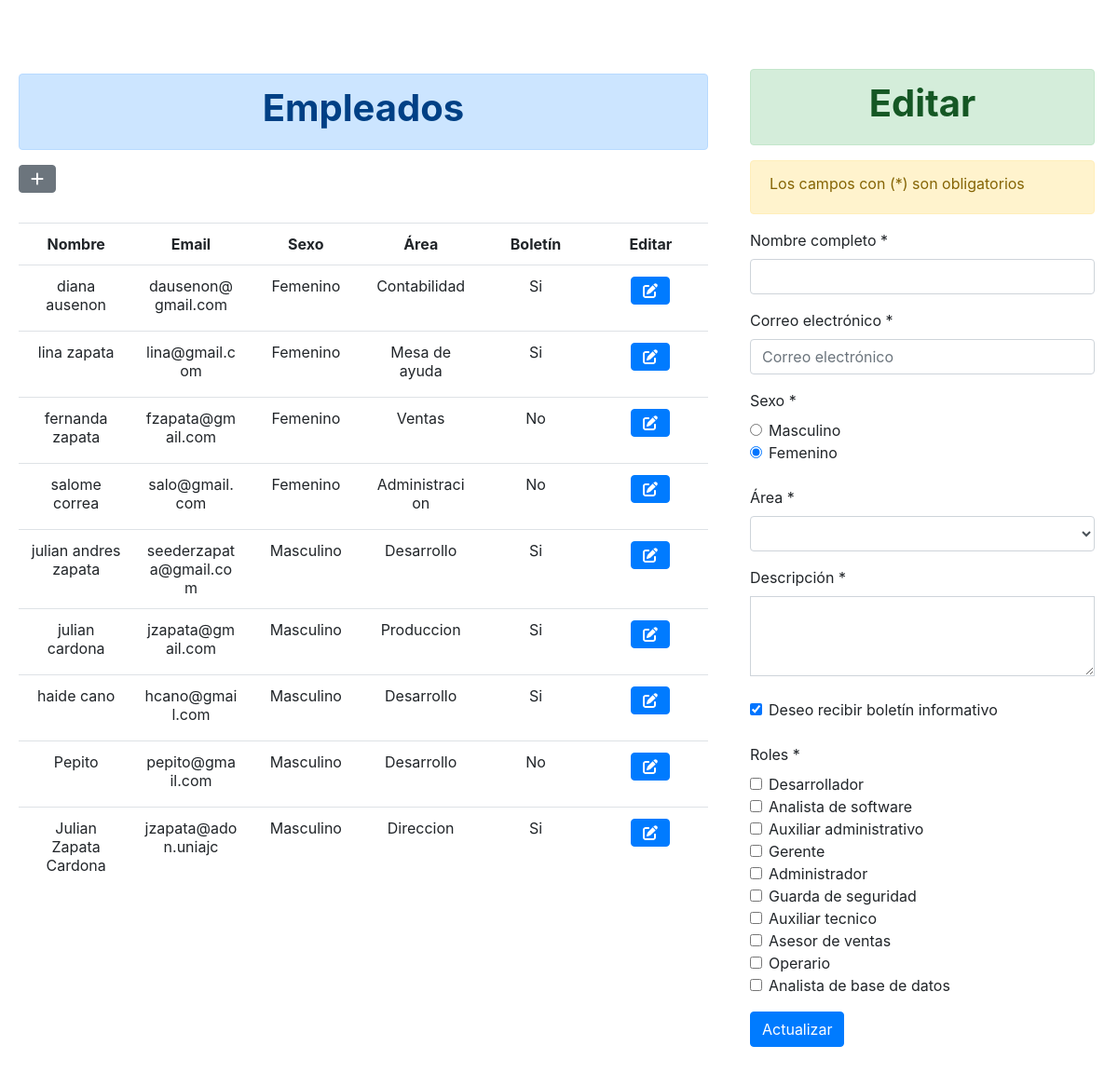
Page /Modificar.php on the committed database.
### tables this page shows
CREATE TABLE `empleados` (
  `id` int(11) NOT NULL,
  `nombre` varchar(255) NOT NULL,
  `email` varchar(255) NOT NULL,
  `sexo` char(1) NOT NULL,
  `area_id` int(11) NOT NULL,
  `boletin` int(11) NOT NULL,
  `descripcion` text NOT NULL
);

CREATE TABLE `roles` (
  `id` int(11) NOT NULL,
  `nombre` varchar(255) NOT NULL
);

### Modificar.php (the view, shortened to what this page needs)
<html>
<head>
    <link href="css.css" rel="stylesheet">
    <link href="//maxcdn.bootstrapcdn.com/bootstrap/4.0.0/css/bootstrap.min.css" rel="stylesheet" id="bootstrap-css">
    <link rel="stylesheet" href="https://use.fontawesome.com/releases/v5.7.0/css/all.css">
</head>
<body>
    <div class="sidenav">
        <div class="login-main-text">
            <div class="table-responsive">
                <div class="hyphenation">
                    <center>
                        <div class="alert alert-primary" role="alert">
                            <h1>
                                <strong>
                                    Empleados
                                </strong>
                            </h1>
                        </div>
                    </center>
                    <p align="left">
                        <a class="btn btn-secondary" href="index.php" role="button" data-toggle="tooltip" title="Crear">
                            <i class="fas fa-plus"></i>
                        </a>
                    </p>
                    <table border=" 0" width="50%" class="table">
                        <tr>
                            <center>
                                <div>
                                    <h2>
                                        <strong>
                                            <div>
                                                <?php
                                                $mysqli = new mysqli("localhost", "root", "", "prueba-nexura");
                                                $resultado = $mysqli->query("SELECT DISTINCT empleados.id, empleados.nombre, email,
                                            (CASE WHEN sexo = 'M' THEN 'Masculino' ELSE 'Femenino' END) AS sexo,
                                            (CASE
                                                WHEN area_id = '1' THEN 'Administracion'
                                                WHEN area_id = '2' THEN 'Desarrollo'
                                                WHEN area_id = '3' THEN 'Ventas'
                                                WHEN area_id = '4' THEN 'Produccion'
                                                WHEN area_id = '5' THEN 'Servicios generales'
                                                WHEN area_id = '6' THEN 'Direccion'
                                                WHEN area_id = '7' THEN 'Contabilidad'
                                                WHEN area_id = '8' THEN 'Investigacion'
                                                WHEN area_id = '9' THEN 'Mesa de ayuda'
                                                WHEN area_id = '10' THEN 'Seguridad de la informacion'
                                                END) as area_id,
                                              (CASE WHEN boletin = '1' THEN 'Si' ELSE 'No' END) as boletin, descripcion
                                              FROM `empleados`, `empleado_rol` ORDER BY sexo");
                                                if (!$resultado) {
                                                    echo "Falló error: (" . $mysqli->errno . ") " . $mysqli->error;
                                                } else {
                                                    echo "<table style='width:100%' border='0'class='table table-hover'>";
                                                    echo "
                                                        <tr>
                                                        <td><strong><center>Nombre</center></strong></td>
                                                        <td><strong><center>Email</center></strong></td>
                                                        <td><strong><center>Sexo</center></strong></td>
                                                        <td><strong><center>Área</center></strong></td>
                                                        <td><strong><center>Boletín</center></strong></td>
                                                        <td><strong><center>Editar</center></strong></td>
                                                        </tr>
                                                ";
                                                    while ($itemTemp = $resultado->fetch_assoc()) {
                                                        echo "
                                                        <tr>
                                                            <td><center>" . $itemTemp['nombre'] . "</center></td>
                                                            <td><center>" . $itemTemp['email'] . "</center></td>
                                                            <td><center>" . $itemTemp['sexo'] . "</center></td>
                                                            <td><center>" . $itemTemp['area_id'] . "</center></td>
                                                            <td><center>" . $itemTemp['boletin'] . "</center></td>
                                                            <td>
                                                            <p align='center'>
                                                                <a class='btn btn-primary' href='Modificar.php?id=" . $itemTemp['id'] . "&
                                                                nombre=" . $itemTemp['nombre'] . "&
                                                                email=" . $itemTemp['email'] . "&
                                                                sexo=" . $itemTemp['sexo'] . "&
                                                                area_id=" . $itemTemp['area_id'] . "&
                                                                descripcion=" . $itemTemp['descripcion'] . "&
                                                                boletin=" . $itemTemp['boletin'] . "' role='button'><i class='fas fa-edit'></i>
                                                                </a>
                                                            </p>
                                                            </td>
                                                        </tr>
                                                    ";
                                                    }
                                                    echo "</table>";
                                                }
                                                ?>
                                            </div>
                                        </strong>
                                    </h2>
                                </div>
                            </center>
                        </tr>
                    </table>
                </div>
            </div>
        </div>
        <div class="main">
            <div class="col-md-12 col-sm-12">
                <div class="login-form">
                    <div class="alert alert-success" role="alert">
                        <h1>
                            <strong>
                                <center>
                                    Editar
                                </center>
                            </strong>
                        </h1>
                    </div>
                    <div class="alert alert-warning" role="alert">
                        <label>
                            Los campos con (*) son obligatorios
                        </label>
                    </div>
                    <form action="EjecutarUpdate.php" method="POST">
                        <label>
                            Nombre completo *
                        </label>
                        <div class="form-group">
                            <input value="<?php
                                            $nombre = "";
                                            echo $nombre;
                                            ?>
                                            " type="text" class="form-control" placeholder="Nombre completo del empleado" name="nombre" autocomplete="off" required>
                        </div>
                        <label>
                            Correo electrónico *
                        </label>
                        <div class="form-group">
                            <input value="<?php
                                            $correo = "";
                                            echo $correo;
                                            ?>" type="email" class="form-control" placeholder="Correo electrónico" name="email" autocomplete="off" required>
                        </div>
                        <label>
                            Sexo *
                        </label>
                        <div class="form-check">
                            <?php
                            $sexo = '';
                            if ($_GET['sexo'] == 'Masculino' or $sexo == 'M') {
                                echo "<label class='form-check-label'>
                                <input class='form-check-input' type='radio' id='sexo' name='sexo' value='M' checked>
                                 Masculino
                                </label><br>";
                                echo "<label class='form-check-label'>
                                <input class='form-check-input' type='radio' id='sexo' name='sexo' value='F'>
                                 Femenino
                                </label>";
                            } else {
                                echo "<label class='form-check-label'>
                                <input class='form-check-input' type='radio' id='sexo' name='sexo' value='M'>
                                 Masculino
                                </label><br>";
                                echo "<label class='form-check-label'>
                                <input class='form-check-input' type='radio' id='sexo' name='sexo' value='F' checked>
                                 Femenino
                                </label>";
                            }
                            ?>
                        </div>
                        <label>
                            Área *
                        </label>
                        <div class="form-group">
                            <?php
                            $mysqli = new mysqli("localhost", "root", "", "prueba-nexura");
                            $resultado = $mysqli->query("SELECT * FROM `areas`");
                            if (!$resultado) {
                                echo "Falló error: (" . $mysqli->errno . ") " . $mysqli->error;
                            } else {
                                echo "
                                                <select class='form-control' name='area'>
                                                ";
                                while ($itemTemp = $resultado->fetch_assoc()) {
                                    $selected = '';
                                    if ($_GET['area_id'] == $itemTemp['nombre']) {
                                        $selected = 'selected';
                                    } else if ($_SESSION['updatePost']['area'] == $itemTemp['id']) {
                                        $selected = 'selected';
                                    }
                                    echo "<option " . $selected . " value='" . $itemTemp['id'] . "'>" . $itemTemp['nombre'] . "</option>";
                                }
                                echo "</select>";
                            }
                            ?>
                        </div>
                        <label>
                            Descripción *
                        </label>
                        <div class="form-group">
                            <textarea class="form-control rounded-0" name="descripcion" id="descripcion" rows="3" placeholder="Descripción de la experiencia del empleado">
                            <?php
                            $descripcion = "";
                            if (isset($_GET["descripcion"])) {
                                echo $descripcion = $_GET["descripcion"];
                            } else if (isset($_SESSION['updatePost']['descripcion'])) {
                                echo $descripcion = $_SESSION['updatePost']['descripcion'];
                            }
                            ?>
                            </textarea>
                        </div>
                        <div class="form-check">
                            <?php
                            $boletin = '';
                            if ($_GET['boletin'] == 'No' or $boletin == '0') {
                                echo "<input class='form-check-input' type='checkbox' name='boletin' value='1' id='boletin'>
                            <label class='form-check-label' for='boletin'>
                                Deseo recibir boletín informativo
                            </label>";
                            } else {
                                echo "<input class='form-check-input' type='checkbox' name='boletin' value='1' id='boletin'  checked>
                                <label class='form-check-label' for='boletin'>
                                Deseo recibir boletín informativo
                            </label>";
                            }
                            ?>
                        </div>
                        <label>
                            Roles *
                        </label>
                        <div class="form-check">
                            <?php
                            $mysqli = new mysqli("localhost", "root", "", "prueba-nexura");
                            $resultado = $mysqli->query("SELECT *
                            FROM `roles`");
                            if (!$resultado) {
                                echo "Falló error: (" . $mysqli->errno . ") " . $mysqli->error;
                            } else {
                                while ($itemTemp = $resultado->fetch_assoc()) {
                                    $check = false;
                                    if (!$check) {
                                        echo "
                                        <input class='form-check-input' type='checkbox' name='rol[]' value='" . $itemTemp['id'] . "' id='rol'>
                                        <label class='form-check-label' for='rol[]'>
                                            " . $itemTemp['nombre'] . "
                                        </label>
                                        </br>";
                                    }
                                }
                            }
                            ?>
                        </div>
                </div>
                <input type="submit" class="btn btn-primary" value="Actualizar">
            </div>
        </div>
    </div>
</body>
</html>

### css.css (style rules this page uses)
body { font-family: "Lato", sans-serif; background-repeat: no-repeat; }
table { table-layout: fixed; }
.sidenav { height: 100%; overflow-x: hidden; padding-top: 20px; }
.main { padding: 0px 10px; }
@media screen and (min-width: 768px) { .main { margin-left: 65%; } }
@media screen and (min-width: 768px) { .sidenav { width: 65%; position: fixed; z-index: 1; top: 0; left: 0; } }
@media screen and (min-width: 768px) { .login-form { margin-top: 20%; } }
.login-main-text { margin-top: 5%; padding: 20px; color: #fff; }
.login-main-text h2 { font-weight: 300; }
.hyphenation { word-break: break-all; word-break: break-word; -webkit-hyphens: auto; -moz-hyphens: auto; -ms-hyphens: auto; hyphens: auto; }
a { color: #ff0000; }

### rows in the picture
empleados: nombre "diana ausenon", email "dausenon@gmail.com", sexo "Femenino", area_id "Contabilidad", boletin "Si"
empleados: nombre "lina zapata", email "lina@gmail.com", sexo "Femenino", area_id "Mesa de ayuda", boletin "Si"
empleados: nombre "fernanda zapata", email "fzapata@gmail.com", sexo "Femenino", area_id "Ventas", boletin "No"
empleados: nombre "salome correa", email "salo@gmail.com", sexo "Femenino", area_id "Administracion", boletin "No"
empleados: nombre "julian andres zapata", email "seederzapata@gmail.com", sexo "Masculino", area_id "Desarrollo", boletin "Si"
empleados: nombre "julian cardona", email "jzapata@gmail.com", sexo "Masculino", area_id "Produccion", boletin "Si"
empleados: nombre "haide cano", email "hcano@gmail.com", sexo "Masculino", area_id "Desarrollo", boletin "Si"
empleados: nombre "Pepito", email "pepito@gmail.com", sexo "Masculino", area_id "Desarrollo", boletin "No"
empleados: nombre "Julian Zapata Cardona", email "jzapata@adon.uniajc", sexo "Masculino", area_id "Direccion", boletin "Si"
roles: nombre "Desarrollador"
roles: nombre "Analista de software"
roles: nombre "Auxiliar administrativo"
roles: nombre "Gerente"
roles: nombre "Administrador"
roles: nombre "Guarda de seguridad"
roles: nombre "Auxiliar tecnico"
roles: nombre "Asesor de ventas"
roles: nombre "Operario"
roles: nombre "Analista de base de datos"
